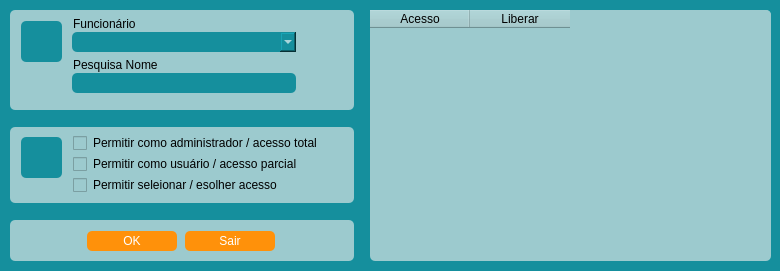
<?xml version="1.0" encoding="UTF-8"?>
<ui version="4.0">
 <class>FormCadastroAcesso</class>
 <widget class="QWidget" name="FormCadastroAcesso">
  <property name="windowModality">
   <enum>Qt::ApplicationModal</enum>
  </property>
  <property name="geometry">
   <rect>
    <x>0</x>
    <y>0</y>
    <width>780</width>
    <height>271</height>
   </rect>
  </property>
  <property name="focusPolicy">
   <enum>Qt::NoFocus</enum>
  </property>
  <property name="windowTitle">
   <string>Cadastra Acesso</string>
  </property>
  <property name="windowIcon">
   <iconset>
    <normaloff>../../imagens/icon-cachorro-marrom-30.png</normaloff>../../imagens/icon-cachorro-marrom-30.png</iconset>
  </property>
  <property name="styleSheet">
   <string notr="true">background-color: rgb(21, 143, 157);</string>
  </property>
  <widget class="QTableWidget" name="lista">
   <property name="geometry">
    <rect>
     <x>370</x>
     <y>10</y>
     <width>401</width>
     <height>251</height>
    </rect>
   </property>
   <property name="styleSheet">
    <string notr="true">background-color: rgb(156, 202, 206);
border-radius:5px</string>
   </property>
   <property name="verticalScrollBarPolicy">
    <enum>Qt::ScrollBarAsNeeded</enum>
   </property>
   <property name="editTriggers">
    <set>QAbstractItemView::NoEditTriggers</set>
   </property>
   <property name="showDropIndicator" stdset="0">
    <bool>false</bool>
   </property>
   <property name="gridStyle">
    <enum>Qt::NoPen</enum>
   </property>
   <column>
    <property name="text">
     <string>Acesso</string>
    </property>
   </column>
   <column>
    <property name="text">
     <string>Liberar</string>
    </property>
   </column>
  </widget>
  <widget class="QWidget" name="widget" native="true">
   <property name="geometry">
    <rect>
     <x>10</x>
     <y>10</y>
     <width>344</width>
     <height>100</height>
    </rect>
   </property>
   <property name="styleSheet">
    <string notr="true">background-color: rgb(156, 202, 206);
border-radius:5px</string>
   </property>
   <widget class="QLineEdit" name="txt_cad_usuario">
    <property name="geometry">
     <rect>
      <x>62</x>
      <y>63</y>
      <width>224</width>
      <height>20</height>
     </rect>
    </property>
    <property name="font">
     <font>
      <pointsize>11</pointsize>
     </font>
    </property>
    <property name="styleSheet">
     <string notr="true">color: rgb(255, 255, 255);
background-color: rgb(21, 143, 157);
border-radius:5px</string>
    </property>
    <property name="alignment">
     <set>Qt::AlignLeading|Qt::AlignLeft|Qt::AlignVCenter</set>
    </property>
    <property name="placeholderText">
     <string/>
    </property>
   </widget>
   <widget class="QLabel" name="label_5">
    <property name="geometry">
     <rect>
      <x>63</x>
      <y>6</y>
      <width>121</width>
      <height>16</height>
     </rect>
    </property>
    <property name="text">
     <string>Funcionário</string>
    </property>
   </widget>
   <widget class="QComboBox" name="comboBox_lista_usuarios">
    <property name="geometry">
     <rect>
      <x>62</x>
      <y>22</y>
      <width>224</width>
      <height>20</height>
     </rect>
    </property>
    <property name="styleSheet">
     <string notr="true">color: rgb(255, 255, 255);
background-color: rgb(21, 143, 157);
border-radius:5px</string>
    </property>
   </widget>
   <widget class="QLabel" name="label_6">
    <property name="geometry">
     <rect>
      <x>63</x>
      <y>47</y>
      <width>121</width>
      <height>16</height>
     </rect>
    </property>
    <property name="text">
     <string>Pesquisa Nome</string>
    </property>
   </widget>
   <widget class="QLabel" name="label_13">
    <property name="geometry">
     <rect>
      <x>11</x>
      <y>11</y>
      <width>41</width>
      <height>41</height>
     </rect>
    </property>
    <property name="styleSheet">
     <string notr="true">color: rgb(255, 255, 255);
background-color: rgb(21, 143, 157);
border-radius:5px</string>
    </property>
    <property name="text">
     <string/>
    </property>
    <property name="pixmap">
     <pixmap>../../imagens/user.png</pixmap>
    </property>
    <property name="scaledContents">
     <bool>true</bool>
    </property>
   </widget>
  </widget>
  <widget class="QWidget" name="widget_2" native="true">
   <property name="geometry">
    <rect>
     <x>10</x>
     <y>127</y>
     <width>344</width>
     <height>76</height>
    </rect>
   </property>
   <property name="styleSheet">
    <string notr="true">background-color: rgb(156, 202, 206);
border-radius:5px</string>
   </property>
   <widget class="QCheckBox" name="cad_ace_checkBox_admim">
    <property name="geometry">
     <rect>
      <x>63</x>
      <y>8</y>
      <width>263</width>
      <height>16</height>
     </rect>
    </property>
    <property name="text">
     <string>Permitir como administrador / acesso total</string>
    </property>
   </widget>
   <widget class="QCheckBox" name="cad_ace_checkBox_usuario">
    <property name="geometry">
     <rect>
      <x>63</x>
      <y>29</y>
      <width>263</width>
      <height>16</height>
     </rect>
    </property>
    <property name="text">
     <string>Permitir como usuário / acesso parcial</string>
    </property>
   </widget>
   <widget class="QCheckBox" name="cad_ace_checkBox_manual">
    <property name="geometry">
     <rect>
      <x>63</x>
      <y>50</y>
      <width>263</width>
      <height>16</height>
     </rect>
    </property>
    <property name="text">
     <string>Permitir seleionar / esolher acesso </string>
    </property>
   </widget>
   <widget class="QLabel" name="label_14">
    <property name="geometry">
     <rect>
      <x>11</x>
      <y>10</y>
      <width>41</width>
      <height>41</height>
     </rect>
    </property>
    <property name="styleSheet">
     <string notr="true">color: rgb(255, 255, 255);
background-color: rgb(21, 143, 157);
border-radius:5px</string>
    </property>
    <property name="text">
     <string/>
    </property>
    <property name="pixmap">
     <pixmap>../../imagens/icons-ok.png</pixmap>
    </property>
    <property name="scaledContents">
     <bool>true</bool>
    </property>
   </widget>
  </widget>
  <widget class="QWidget" name="widget_3" native="true">
   <property name="geometry">
    <rect>
     <x>10</x>
     <y>220</y>
     <width>344</width>
     <height>41</height>
    </rect>
   </property>
   <property name="styleSheet">
    <string notr="true">background-color: rgb(156, 202, 206);
border-radius:5px</string>
   </property>
   <widget class="QPushButton" name="btn_cad_acesso_sair">
    <property name="geometry">
     <rect>
      <x>175</x>
      <y>11</y>
      <width>90</width>
      <height>20</height>
     </rect>
    </property>
    <property name="cursor">
     <cursorShape>PointingHandCursor</cursorShape>
    </property>
    <property name="styleSheet">
     <string notr="true">QPushButton{
color: rgb(255, 255, 255);
background-color: rgb(255, 145, 10);
border-radius:5px
}

QPushButton:hover{
color:rgb(255, 145, 10);
background-color: rgb(255, 255, 255);
border-radius:5px
}
</string>
    </property>
    <property name="text">
     <string>Sair</string>
    </property>
    <property name="icon">
     <iconset>
      <normaloff>../../imagens/icons-sinal-saída.png</normaloff>../../imagens/icons-sinal-saída.png</iconset>
    </property>
   </widget>
   <widget class="QPushButton" name="btn_cad_acesso">
    <property name="geometry">
     <rect>
      <x>77</x>
      <y>11</y>
      <width>90</width>
      <height>20</height>
     </rect>
    </property>
    <property name="cursor">
     <cursorShape>PointingHandCursor</cursorShape>
    </property>
    <property name="styleSheet">
     <string notr="true">QPushButton{
color: rgb(255, 255, 255);
background-color: rgb(255, 145, 10);
border-radius:5px
}

QPushButton:hover{
color:rgb(255, 145, 10);
background-color: rgb(255, 255, 255);
border-radius:5px
}
</string>
    </property>
    <property name="text">
     <string>OK</string>
    </property>
    <property name="icon">
     <iconset>
      <normaloff>../../imagens/icon-add.png</normaloff>../../imagens/icon-add.png</iconset>
    </property>
   </widget>
  </widget>
  <zorder>widget</zorder>
  <zorder>lista</zorder>
  <zorder>widget_2</zorder>
  <zorder>widget_3</zorder>
 </widget>
 <tabstops>
  <tabstop>comboBox_lista_usuarios</tabstop>
  <tabstop>txt_cad_usuario</tabstop>
  <tabstop>cad_ace_checkBox_admim</tabstop>
  <tabstop>cad_ace_checkBox_usuario</tabstop>
  <tabstop>cad_ace_checkBox_manual</tabstop>
  <tabstop>lista</tabstop>
  <tabstop>btn_cad_acesso</tabstop>
  <tabstop>btn_cad_acesso_sair</tabstop>
 </tabstops>
 <resources/>
 <connections>
  <connection>
   <sender>btn_cad_acesso_sair</sender>
   <signal>clicked()</signal>
   <receiver>FormCadastroAcesso</receiver>
   <slot>close()</slot>
   <hints>
    <hint type="sourcelabel">
     <x>233</x>
     <y>124</y>
    </hint>
    <hint type="destinationlabel">
     <x>250</x>
     <y>160</y>
    </hint>
   </hints>
  </connection>
 </connections>
</ui>
